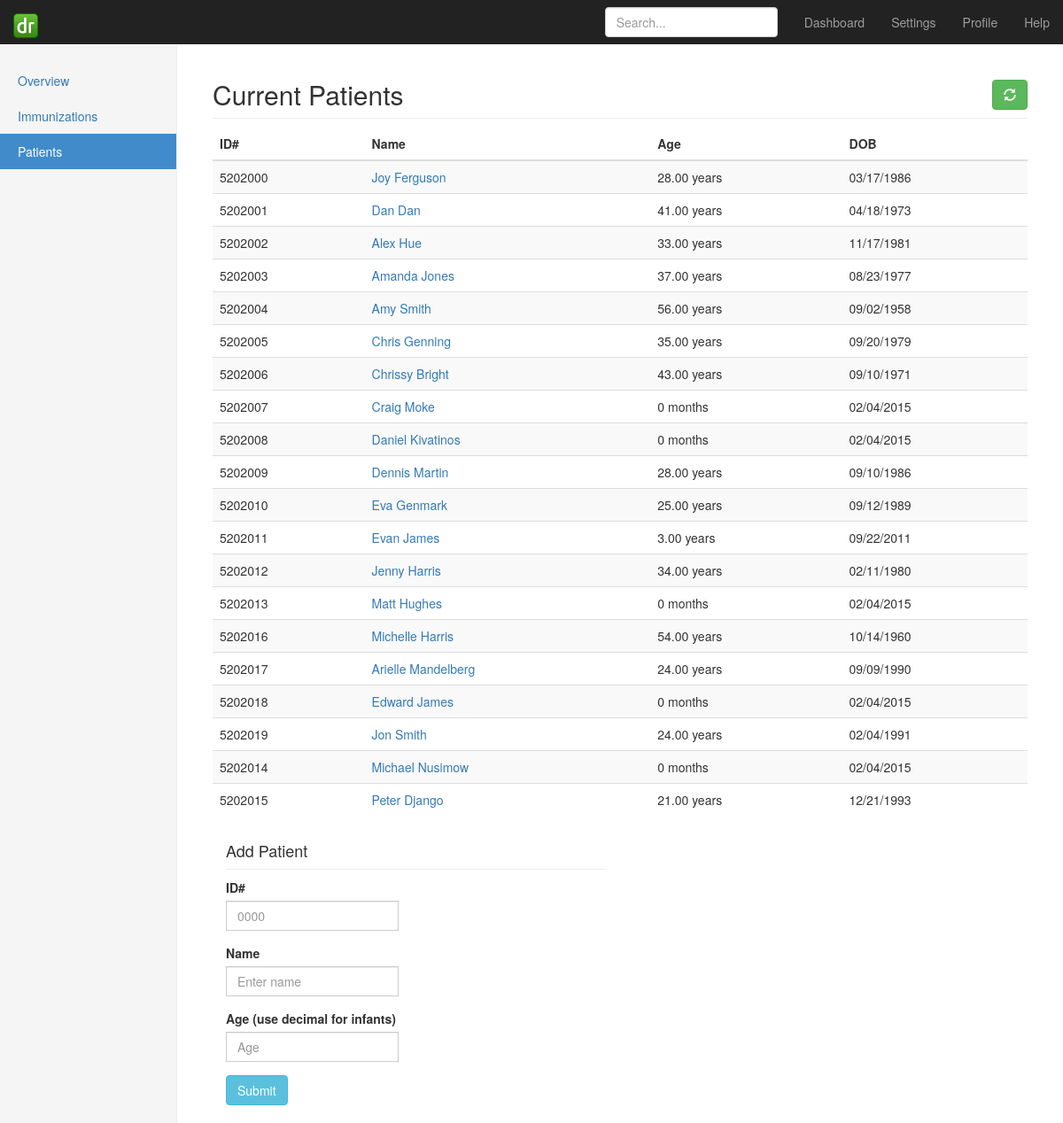
The app's page /patients/ with its own data.
### dashboard/models.py (models this page shows, shortened)
class Patient(models.Model):
	name = models.CharField(max_length=1000, default="")
	patientid = models.IntegerField(unique=True)
	age = models.DecimalField(max_digits=5, decimal_places=2, null=True)
	dob = models.DateTimeField()

### dashboard/views.py (the view)
# urls.py: url(r'^patients/', 'dashboard.views.addpatients', name='dashboard_addpatients'),
def addpatients(request):
	context = RequestContext(request)
	if request.method == 'POST':
		id_number = request.POST['id_number']
		name = request.POST['name']
		age = request.POST['age']
		dob = datetime.now()-relativedelta(years=int(age))
		patient = Patient(patientid=id_number, name=name, age=age, dob=dob)
		patient.save()
		return HttpResponseRedirect('/patients/')
	patient_list = Patient.objects.all()
	for obj in patient_list:
		if obj.age < 1:
			obj.age = str(math.trunc(obj.age*12)) + " months"
		else:
			obj.age = str(obj.age) + " years"
	return render_to_response('dashboard/patients.html', {'patient_list': patient_list}, context)

### templates/dashboard/patients.html (shortened to what this page needs)
{% extends "dashboard/home.html" %}
{% block content %}
          <h2 class="sub-header">Current Patients<a href="/refresh/" type="button" class="btn btn-success pull-right"><span class="glyphicon glyphicon-refresh" aria-hidden="true"></span></a></h2>
          <div class="table-responsive">
            <table class="table table-striped">
              <thead>
                <tr>
                  <th>ID#</th>
                  <th>Name</th>
                  <th>Age</th>
                  <th>DOB</th>
                </tr>
              </thead>
              <tbody>
                {% for person in patient_list %}
                <tr>
                  <td>{{ person.patientid }}</td>
                  <td><a href="/patient/{{ person.patientid }}">{{ person.name }}</td>
                  <td>{{ person.age }}</td>
                  <td>{{ person.dob|date:"SHORT_DATE_FORMAT" }}</td>
                </tr>
                {% endfor %}
              </tbody>
            </table>
          <form role="form" id="addpatient_form" action="/patients/" method="post">
            <div class="col-lg-6">
          <h4 class="sub-header">Add Patient</h4>
                <div class="form-group">
                    <label for="id_number">ID#</label>
                    <div class="input-group">
                        <input type="text" class="form-control" name="id_number" id="id_number" placeholder="0000" required>
                    </div>
                </div>
                <div class="form-group">
                    <label for="name">Name</label>
                    <div class="input-group">
                        <input type="text" class="form-control" id="name" name="name" placeholder="Enter name" required>
                    </div>
                </div>
                <div class="form-group">
                    <label for="age">Age (use decimal for infants)</label>
                    <div class="input-group">
                        <input type="text" class="form-control" id="age" name="age" placeholder="Age" required>
                    </div>
                </div>
                <input type="submit" name="submit" id="submit" value="Submit" class="btn btn-info">
            </div>
        </form>
          </div>{% endblock %}

### records on screen
Patient: patientid "5202000", name "Joy Ferguson", age "28.00 years", dob "03/17/1986"
Patient: patientid "5202001", name "Dan Dan", age "41.00 years", dob "04/18/1973"
Patient: patientid "5202002", name "Alex Hue", age "33.00 years", dob "11/17/1981"
Patient: patientid "5202003", name "Amanda Jones", age "37.00 years", dob "08/23/1977"
Patient: patientid "5202004", name "Amy Smith", age "56.00 years", dob "09/02/1958"
Patient: patientid "5202005", name "Chris Genning", age "35.00 years", dob "09/20/1979"
Patient: patientid "5202006", name "Chrissy Bright", age "43.00 years", dob "09/10/1971"
Patient: patientid "5202007", name "Craig Moke", age "0 months", dob "02/04/2015"
Patient: patientid "5202008", name "Daniel Kivatinos", age "0 months", dob "02/04/2015"
Patient: patientid "5202009", name "Dennis Martin", age "28.00 years", dob "09/10/1986"
Patient: patientid "5202010", name "Eva Genmark", age "25.00 years", dob "09/12/1989"
Patient: patientid "5202011", name "Evan James", age "3.00 years", dob "09/22/2011"
Patient: patientid "5202012", name "Jenny Harris", age "34.00 years", dob "02/11/1980"
Patient: patientid "5202013", name "Matt Hughes", age "0 months", dob "02/04/2015"
Patient: patientid "5202016", name "Michelle Harris", age "54.00 years", dob "10/14/1960"
Patient: patientid "5202017", name "Arielle Mandelberg", age "24.00 years", dob "09/09/1990"
Patient: patientid "5202018", name "Edward James", age "0 months", dob "02/04/2015"
Patient: patientid "5202019", name "Jon Smith", age "24.00 years", dob "02/04/1991"
Patient: patientid "5202014", name "Michael Nusimow", age "0 months", dob "02/04/2015"
Patient: patientid "5202015", name "Peter Django", age "21.00 years", dob "12/21/1993"
